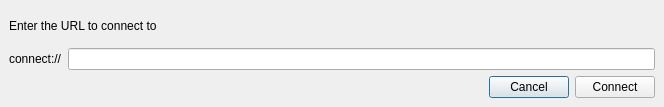
<?xml version="1.0" encoding="UTF-8"?>
<ui version="4.0">
 <class>Dialog</class>
 <widget class="QDialog" name="Dialog">
  <property name="geometry">
   <rect>
    <x>0</x>
    <y>0</y>
    <width>664</width>
    <height>107</height>
   </rect>
  </property>
  <property name="windowTitle">
   <string>Dialog</string>
  </property>
  <layout class="QVBoxLayout" name="verticalLayout">
   <property name="leftMargin">
    <number>9</number>
   </property>
   <property name="topMargin">
    <number>9</number>
   </property>
   <property name="rightMargin">
    <number>9</number>
   </property>
   <property name="bottomMargin">
    <number>9</number>
   </property>
   <item>
    <widget class="QLabel" name="label_2">
     <property name="text">
      <string>Enter the URL to connect to</string>
     </property>
    </widget>
   </item>
   <item>
    <layout class="QHBoxLayout" name="horizontalLayout">
     <item>
      <widget class="QLabel" name="label">
       <property name="text">
        <string>connect://</string>
       </property>
      </widget>
     </item>
     <item>
      <widget class="QLineEdit" name="url"/>
     </item>
    </layout>
   </item>
   <item>
    <layout class="QHBoxLayout" name="horizontalLayout_2">
     <item>
      <spacer name="horizontalSpacer">
       <property name="orientation">
        <enum>Qt::Horizontal</enum>
       </property>
       <property name="sizeHint" stdset="0">
        <size>
         <width>40</width>
         <height>20</height>
        </size>
       </property>
      </spacer>
     </item>
     <item>
      <widget class="QPushButton" name="cancel">
       <property name="text">
        <string>Cancel</string>
       </property>
      </widget>
     </item>
     <item>
      <widget class="QPushButton" name="connect">
       <property name="text">
        <string>Connect</string>
       </property>
      </widget>
     </item>
    </layout>
   </item>
  </layout>
 </widget>
 <resources/>
 <connections>
  <connection>
   <sender>cancel</sender>
   <signal>clicked()</signal>
   <receiver>Dialog</receiver>
   <slot>reject()</slot>
   <hints>
    <hint type="sourcelabel">
     <x>518</x>
     <y>81</y>
    </hint>
    <hint type="destinationlabel">
     <x>331</x>
     <y>53</y>
    </hint>
   </hints>
  </connection>
  <connection>
   <sender>connect</sender>
   <signal>clicked()</signal>
   <receiver>Dialog</receiver>
   <slot>accept()</slot>
   <hints>
    <hint type="sourcelabel">
     <x>607</x>
     <y>81</y>
    </hint>
    <hint type="destinationlabel">
     <x>331</x>
     <y>53</y>
    </hint>
   </hints>
  </connection>
 </connections>
</ui>
